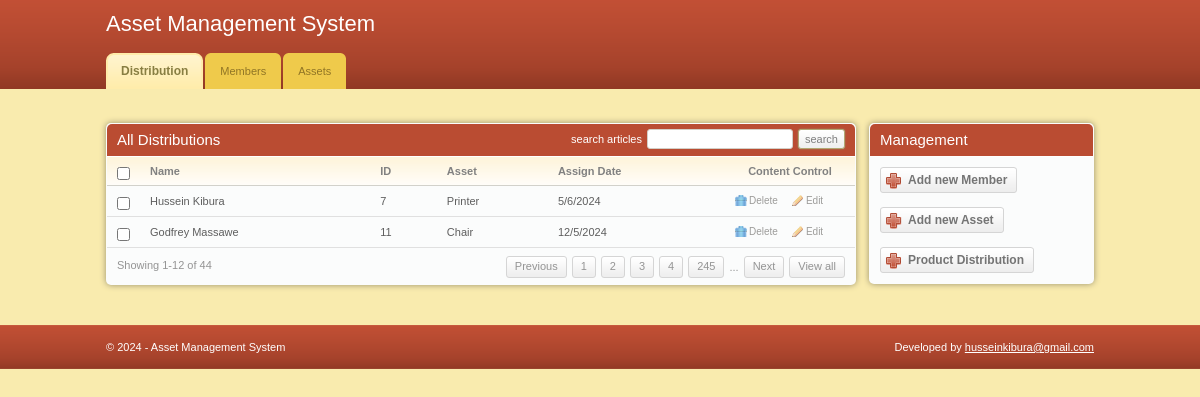
The page / on the database its author committed.
### assetapp/models.py (models this page shows, shortened)
class Distribution(models.Model):
    member = models.ForeignKey(Member, on_delete=models.CASCADE)
    asset = models.ForeignKey(Asset, on_delete=models.CASCADE)
    assignment_date = models.CharField(max_length=30)

class Member(models.Model):
    name = models.CharField(max_length=50)
    email = models.EmailField(unique=True)
    phone = models.CharField(max_length=50)
    designation = models.CharField(max_length=50)
    def __str__(self):
        return self.name

class Asset(models.Model):
    name = models.CharField(max_length=50)
    assettype = models.CharField(max_length=50)
    price = models.CharField(max_length=50)
    date = models.CharField(max_length=10)
    def __str__(self):
        return self.name

### assetapp/views.py (the view)
# urls.py: re_path(r'^$', views.index, name='index'),
def index(request):
    queryset = Distribution.objects.all()
    context = {
        "object_list": queryset
    }
    return render(request, 'assetapp/show_distribution.html', context)

### assetapp/templates/assetapp/show_distribution.html (shortened to what this page needs)
{% extends 'base.html' %}
{% block content %}
<div class="box">
    <div class="box-head">
        <h2 class="left">All Distributions</h2>
        <div class="right">
            <label>search articles</label>
            <input type="text" class="field small-field" />
            <input type="submit" class="button" value="search" />
        </div>
    </div>
    <div class="table">
        <table width="100%" border="0" cellspacing="0" cellpadding="0">
            <tr>
                <th width="13"><input type="checkbox" class="checkbox" /></th>
                <th>Name</th>
                <th>ID</th>
                <th>Asset</th>
                <th>Assign Date</th>
                <th width="110" class="ac">Content Control</th>
            </tr>
             {% for obj in object_list %}
            <tr>
                <td><input type="checkbox" class="checkbox" /></td>
                <td>{{ obj.member }}</td>
                <td>{{ obj.id }}</td>
                <td>{{ obj.asset }}</td>
                <td>{{ obj.assignment_date }}</td>
                <td><a href='{% url "distributiondelete" obj.id %}' class="ico del">Delete</a><a href='{% url "distributionupdate" obj.id %}' class="ico edit">Edit</a></td>
            </tr>
            {% endfor %}
        </table>
        <div class="pagging">
            <div class="left">Showing 1-12 of 44</div>
            <div class="right">
                <a href="#">Previous</a>
                <a href="#">1</a>
                <a href="#">2</a>
                <a href="#">3</a>
                <a href="#">4</a>
                <a href="#">245</a>
                <span>...</span>
                <a href="#">Next</a>
                <a href="#">View all</a>
            </div>
        </div>
    </div>
</div>
{% endblock content %}

### assetapp/static/assetapp/css/style.css (style rules this page uses)
* { padding:0; margin:0; outline:0; }
body { background:#f9ebae; font-family: Verdana, sans-serif; font-size:11px; line-height:14px; color:#5e5e5e; }
input, textarea, select { font-family: Verdana, sans-serif; font-size:13px; }
.field { border:solid 1px #d3cfc7; background:#fff; padding:5px; }
.small-field { border:solid 1px #d3cfc7; background:#fff; padding:3px 1px; font-size:11px; }
.checkbox { width:13px; height:13px; vertical-align:top; position:relative; top:2px; }
.button { background:#eee url(images/button.gif) repeat-x 0 0; border:solid 1px #b1a874; color:#7f7f7f; font-size:11px; padding:2px 6px 2px 6px; cursor:pointer; line-height:14px !important; }
a { color:#ba4c32; text-decoration: underline; cursor:pointer; }
.left, .alignleft { float:left; display:inline; }
.right, .alignright { float:right; display:inline; }
.ac { text-align: center !important; }
h2 { font-size:15px; font-weight: normal; }
.table th { background:#fffdfa url(images/th.gif) repeat-x 0 0; color:#818181; text-align: left; padding:7px 10px; border-bottom:solid 1px #d2d1cb; }
.table td { background:#fbfcfc; border-bottom:solid 1px #e0e0e0; padding:8px 10px; }
.box { background:#fbfcfc; height:100%; padding:1px; margin-bottom:20px; }
.box-head { background:#ba4c32; height:32px; color:#fff; padding: 0 10px; line-height:32px; white-space:nowrap; border-bottom:solid 1px #fff; }
.box-head .right { padding-top:5px; line-height:13px; }
.box-head .right label, .box-head .right input { float:left; }
.box-head .right label { padding:4px 0 0 0; }
.box-head .right input { margin-left:5px; }
.pagging { height:20px; padding:8px 10px; line-height:19px; color:#949494; }
.pagging a { background:url(images/pagging.gif) repeat-x 0 0; height:20px; float:left; padding:0 8px; border:solid 1px #d5d5d5; text-decoration: none; color:#949494; margin-left:5px; }
.pagging span { float:left; margin-left:5px; padding-top:2px; }
a.ico { color:#9d9c9a; font-size:10px; text-decoration: none; padding:0 0 0 14px; background-repeat:no-repeat; background-position:0 0; }
a.del { background-image:url(images/del.gif) }
a.edit { background-image:url(images/edit.gif); margin-left:14px; }
.box { -moz-border-radius:5px; -webkit-border-radius:5px; -moz-box-shadow: 0 0 6px #978f6c; -webkit-box-shadow: 0 0 6px #978f6c; }
.box-head { -moz-border-radius-topleft:5px; -moz-border-radius-topright:5px; -webkit-border-top-left-radius:5px; -webkit-border-top-right-radius:5px; }
.field, .button { -moz-border-radius:4px; -webkit-border-radius:4px; }
.small-field, .button, .pagging a { -moz-border-radius:3px; -webkit-border-radius:3px; }
.button { -moz-box-shadow: 0 0 2px #978f6c; -webkit-box-shadow: 0 0 2px #978f6c; }

### rows shown on the page
Distribution: member "Hussein Kibura", id "7", asset "Printer", assignment_date "5/6/2024"
Distribution: member "Godfrey Massawe", id "11", asset "Chair", assignment_date "12/5/2024"
